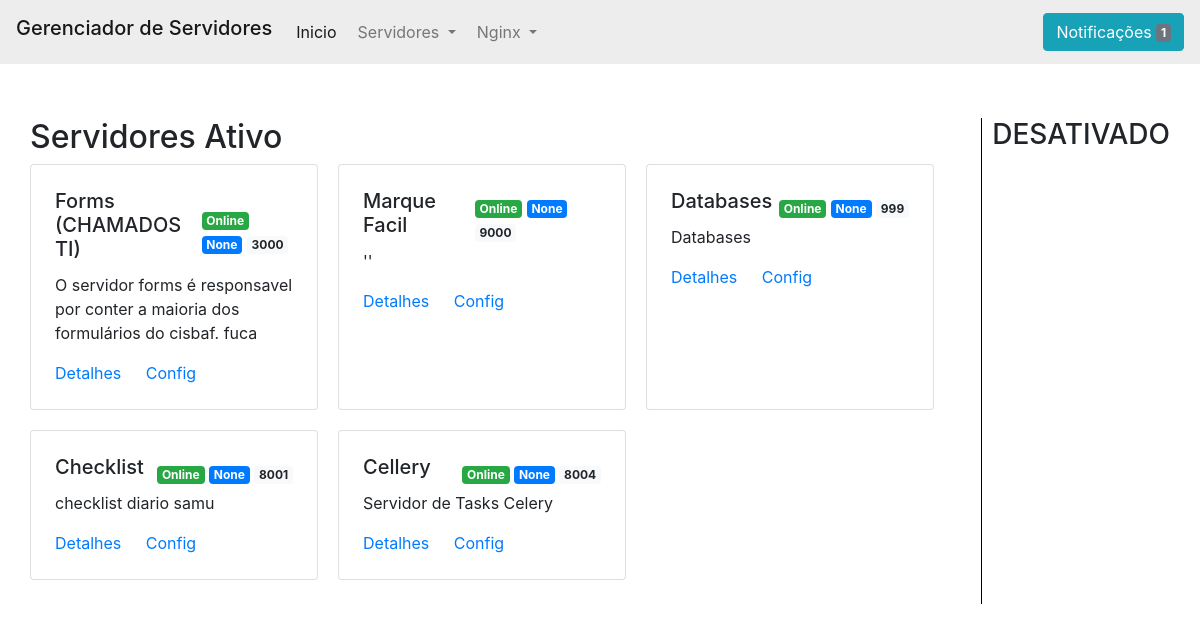
Before: / (signed in) with the older database file.
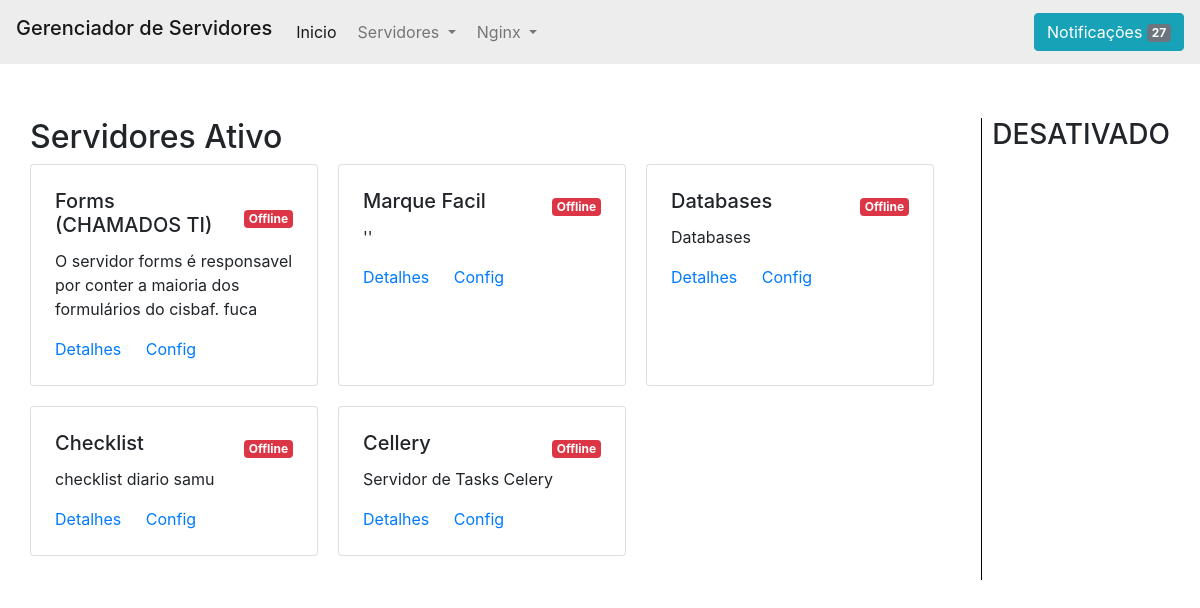
After: the same page with the newer database file.
### program/models.py (models this page shows, shortened)
class Program(models.Model):
    name = models.CharField(max_length=200)
    folder = models.CharField(max_length=200, null=True, blank=True)
    port = models.IntegerField()
    commands = models.CharField(max_length=500)
    desc = models.CharField(max_length=200, null=True, blank=True)
    sleep = models.IntegerField(default=1, null=True)
    password = models.BooleanField(default=False, null=True)
    status = models.BooleanField(default=False, null=True)
    active = models.BooleanField(default=False, null=True)
    type = models.CharField(max_length=100, choices=(("server", "Servidor"), ("service", "Serviço"), ('page', 'Pagina Estatica')))
    process: Optional[subprocess.Popen] = None
    pid: int = None
    init: datetime.datetime = None
    list_programs = []

### program/views.py (the view)
# urls.py: path('', views.index, name='index'),
def index(request):
    if not request.user.is_authenticated or not request.user.is_staff:
        return HttpResponseForbidden("Você não tem permissão para acessar esta página.")
    config = Config.objects.first()
    programs = ListPrograms.get_all()
    programs_enable = [program for program in programs if program.active]
    programs_disabled = [program for program in programs if not program.active]
    context = {
        'programs_enable': programs_enable,
        'programs_disabled': programs_disabled,
        'ip': config.ip_server
    }
    return render(request, 'index.html', implement_context(context))

### controller/list.py (called while the page is built)
  @classmethod
  def get_all(cls):
    if not ListPrograms.programs or not ListPrograms.controller:
      raise Exception("Programas não defindo")
    return ListPrograms.programs

### program/views.py (called while the page is built)
def implement_context(context: dict):
    context['notifications'] = Notification.objects.filter(checked=False)
    return context

### program/templates/index.html (shortened to what this page needs)
{% extends 'base.html' %}
{% block bar_title %}Gerenciador de Servidores{% endblock %}
{% block header %}
  <li class="nav-item dropdown">
    <a class="nav-link dropdown-toggle" id="navbarDropdown" role="button" data-bs-toggle="dropdown" aria-expanded="false">
      Servidores
    </a>
  </li>
  <li class="nav-item dropdown">
    <a class="nav-link dropdown-toggle" id="navbarDropdown" role="button" data-bs-toggle="dropdown" aria-expanded="false">
      Nginx
    </a>
  </li>
{% endblock %}
{% block body %}
  <div class="containerX">
    <div>
      {% if programs_enable %}
        <h2>Servidores Ativo</h2>
        <div class="d-flex flex-row flex-wrap" style="gap:20px;">
          {% for program_h in programs_enable %}
          <div class="card p-4" style="width: 18rem;">
            <div class="d-flex justify-content-between align-items-center">
              <h5 class="card-title">{{ program_h.name }}</h5>
              {% if program_h.status %}
                <div>
                  <span class="badge badge-success" data-toggle="tooltip" data-placement="top" title="STATUS">Online</span>
                  <span class="badge badge-primary" data-toggle="tooltip" data-placement="top" title="PID"> {{ program_h.pid }}</span>
                  <a href="http://{{ip}}:{{program_h.port}}" target="_blank" class="badge badge-light" data-toggle="tooltip" data-placement="top" title="PORT">{{ program_h.port }}</a>
                </div>
              {% else %}
                <span class="badge badge-danger">Offline</span>
              {% endif %}
            </div>
            <p class="card-text">{{ program_h.desc }}</p>
            <div>
              <a href="{% url 'detail'  program_h.pk %}" class="card-link">Detalhes</a>
              <a href="{% url 'admin:program_program_change'  program_h.pk %}" class="card-link" target="_blank">Config</a>
            </div>
          </div>
          {% endfor %}
        </div>
      {% endif %}
      <br>
    </div>
    <div class="containerRigth">
      <h3>DESATIVADO</h3>
    </div>
  </div>
{% endblock %}

### templates/base.html (shortened to what this page needs)
<!DOCTYPE html>
<html lang="pt-br">
  <head>
    {% include 'parciais/_head.html' %}
  </head>
  <body>
    {% if not hide_navbar %}
      <nav class="navbar navbar-expand-lg navbar-light" style="background-color:#ededed;">
        <h3 class="navbar-brand sizeheader">{% block bar_title %} {% endblock %}</h3>
        <div class="collapse navbar-collapse" id="navbarSupportedContent">
          <ul class="navbar-nav mr-auto" style="gap: 5px;">
            <li class="nav-item active">
              <a class="nav-link" href="{% url 'index' %}">Inicio <span class="sr-only">(current)</span></a>
            </li>
            {% block header%} {% endblock %}
          </ul>
        </div>
        <button type="button" class="btn btn-info">
          Notificações <span class="badge bg-secondary">{{ notifications|length }}</span>
        </button>
      </nav>
      <br>
    {% endif %}
    {% block body %} {% endblock %}
  </body>
</html>

### templates/parciais/_head.html (shortened to what this page needs)
{%load static%}
<link rel="stylesheet" href="{% static 'css/bootstrap.min.css' %}">
<link rel="stylesheet" href="{% static 'css/global.css' %}">

### templates/static/css/global.css (style rules this page uses)
.containerX { padding: 30px; display: flex; justify-content: space-around; }
.containerRigth { border-left: 1px solid black; padding-left: 10px; }

Changed rows visible on the page:
changed Program "Forms (CHAMADOS TI)": pid "None" → (not shown); port "3000" → (not shown); status "Online" → "Offline"
changed Program "Marque Facil": pid "None" → (not shown); port "9000" → (not shown); status "Online" → "Offline"
changed Program "Databases": pid "None" → (not shown); port "999" → (not shown); status "Online" → "Offline"
changed Program "Checklist": pid "None" → (not shown); port "8001" → (not shown); status "Online" → "Offline"
changed Program "Cellery": pid "None" → (not shown); port "8004" → (not shown); status "Online" → "Offline"
Other visible differences:
{{ notifications|length }}: "1" → "27"
